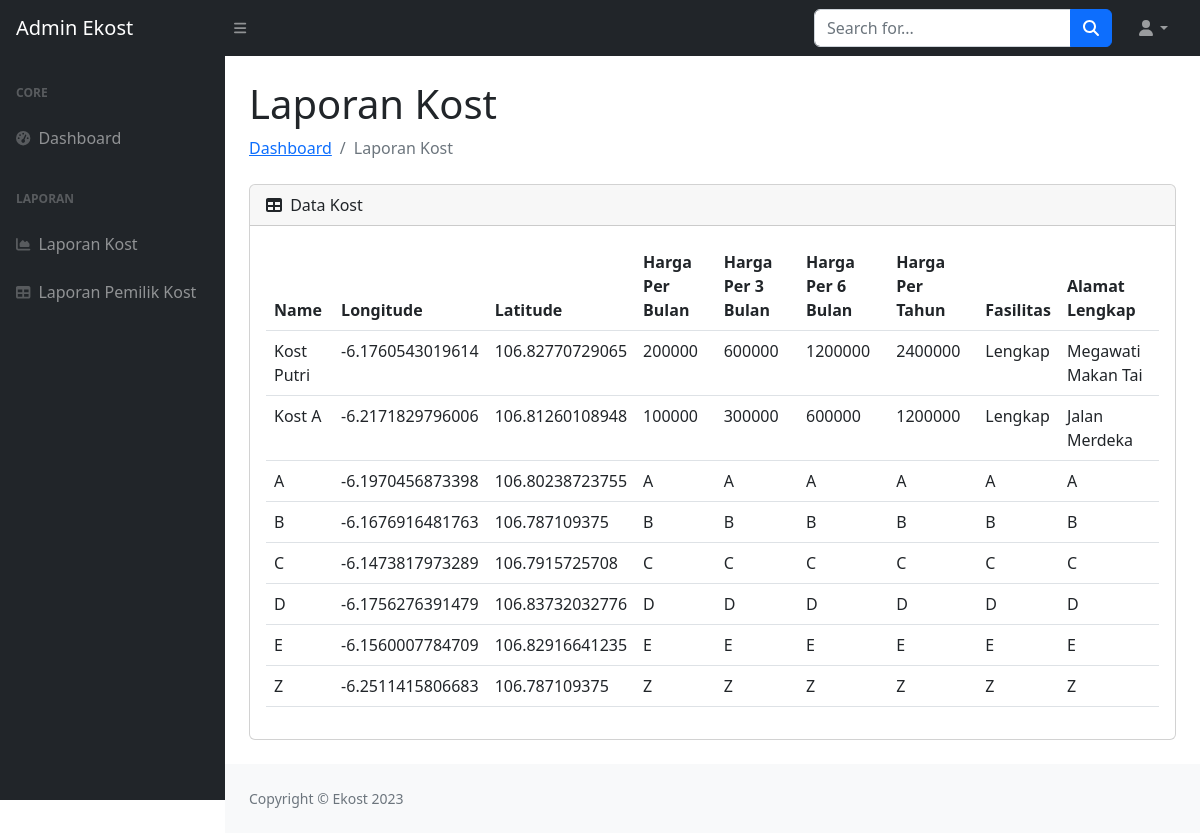
Page /admin/laporankost.php on the committed database.
### tables this page shows
CREATE TABLE `tb_location` (
  `id_location` int(10) NOT NULL,
  `id_pemilik` int(10) NOT NULL,
  `name` varchar(255) NOT NULL,
  `long_location` varchar(255) NOT NULL,
  `lat_location` varchar(255) NOT NULL,
  `harga_perbulan` varchar(255) NOT NULL,
  `harga_per3bulan` varchar(255) NOT NULL,
  `harga_per6bulan` varchar(255) NOT NULL,
  `harga_pertahun` varchar(255) NOT NULL,
  `fasilitas` text NOT NULL,
  `alamat_lengkap` text NOT NULL,
  `foto` text NOT NULL
);

### admin/laporankost.php (the view, shortened to what this page needs)
<?php
$servername = "localhost";
$username = "root";
$password = "";
$dbname = "db_ekost";
$conn = new mysqli($servername, $username, $password, $dbname);
$sql = "SELECT * FROM tb_location";
$result = $conn->query($sql);
?>
<!DOCTYPE html>
<html lang="en">
    <head>
        <link href="https://cdn.jsdelivr.net/npm/simple-datatables@7.1.2/dist/style.min.css" rel="stylesheet" />
        <link href="css/styles.css" rel="stylesheet" />
    </head>
    <body class="sb-nav-fixed">
        <nav class="sb-topnav navbar navbar-expand navbar-dark bg-dark">
            <a class="navbar-brand ps-3" href="index.php">Admin Ekost</a>
            <button class="btn btn-link btn-sm order-1 order-lg-0 me-4 me-lg-0" id="sidebarToggle" href="#!"><i class="fas fa-bars"></i></button>
            <form class="d-none d-md-inline-block form-inline ms-auto me-0 me-md-3 my-2 my-md-0">
                <div class="input-group">
                    <input class="form-control" type="text" placeholder="Search for..." aria-label="Search for..." aria-describedby="btnNavbarSearch" />
                    <button class="btn btn-primary" id="btnNavbarSearch" type="button"><i class="fas fa-search"></i></button>
                </div>
            </form>
            <ul class="navbar-nav ms-auto ms-md-0 me-3 me-lg-4">
                <li class="nav-item dropdown">
                    <a class="nav-link dropdown-toggle" id="navbarDropdown" href="#" role="button" data-bs-toggle="dropdown" aria-expanded="false"><i class="fas fa-user fa-fw"></i></a>
                </li>
            </ul>
        </nav>
        <div id="layoutSidenav">
            <div id="layoutSidenav_nav">
                <nav class="sb-sidenav accordion sb-sidenav-dark" id="sidenavAccordion">
                    <div class="sb-sidenav-menu">
                        <div class="nav">
                            <div class="sb-sidenav-menu-heading">Core</div>
                            <a class="nav-link" href="index.html">
                                <div class="sb-nav-link-icon"><i class="fas fa-tachometer-alt"></i></div>
                                Dashboard
                            </a>
                            <div class="sb-sidenav-menu-heading">Laporan</div>
                            <a class="nav-link" href="laporankost.php">
                                <div class="sb-nav-link-icon"><i class="fas fa-chart-area"></i></div>
                                Laporan Kost
                            </a>
                            <a class="nav-link" href="laporanpemilikkost.php">
                                <div class="sb-nav-link-icon"><i class="fas fa-table"></i></div>
                                Laporan Pemilik Kost
                            </a>
                        </div>
                    </div>
                </nav>
            </div>
            <div id="layoutSidenav_content">
                <main>
                <div class="container-fluid px-4">
                    <h1 class="mt-4">Laporan Kost</h1>
                    <ol class="breadcrumb mb-4">
                        <li class="breadcrumb-item"><a href="index.html">Dashboard</a></li>
                        <li class="breadcrumb-item active">Laporan Kost</li>
                    </ol>
                    <div class="card mb-4">
                        <div class="card-header">
                            <i class="fas fa-table me-1"></i>
                            Data Kost
                        </div>
                        <div class="card-body">
                            <table id="datatablesSimple" class="table">
                                <thead>
                                    <tr>
                                        <th>Name</th>
                                        <th>Longitude</th>
                                        <th>Latitude</th>
                                        <th>Harga Per Bulan</th>
                                        <th>Harga Per 3 Bulan</th>
                                        <th>Harga Per 6 Bulan</th>
                                        <th>Harga Per Tahun</th>
                                        <th>Fasilitas</th>
                                        <th>Alamat Lengkap</th>
                                    </tr>
                                </thead>
                                <tbody>
                                    <?php
                                    if ($result->num_rows > 0) {
                                        while ($row = $result->fetch_assoc()) {
                                            echo "<tr>
                                                    <td>{$row['name']}</td>
                                                    <td>{$row['long_location']}</td>
                                                    <td>{$row['lat_location']}</td>
                                                    <td>{$row['harga_perbulan']}</td>
                                                    <td>{$row['harga_per3bulan']}</td>
                                                    <td>{$row['harga_per6bulan']}</td>
                                                    <td>{$row['harga_pertahun']}</td>
                                                    <td>{$row['fasilitas']}</td>
                                                    <td>{$row['alamat_lengkap']}</td>
                                                </tr>";
                                        }
                                    } else {
                                        echo "<tr><td colspan='11'>No data available</td></tr>";
                                    }
                                    ?>
                                </tbody>
                            </table>
                        </div>
                    </div>
                </div>
                </main>
                <footer class="py-4 bg-light mt-auto">
                    <div class="container-fluid px-4">
                        <div class="d-flex align-items-center justify-content-between small">
                            <div class="text-muted">Copyright &copy; Ekost 2023</div>
                        </div>
                    </div>
                </footer>
            </div>
        </div>
    </body>
</html>

### rows in the picture
tb_location: name "Kost Putri", long_location "-6.1760543019614", lat_location "106.82770729065", harga_perbulan "200000", harga_per3bulan "600000", harga_per6bulan "1200000", harga_pertahun "2400000", fasilitas "Lengkap", alamat_lengkap "Megawati Makan Tai"
tb_location: name "Kost A", long_location "-6.2171829796006", lat_location "106.81260108948", harga_perbulan "100000", harga_per3bulan "300000", harga_per6bulan "600000", harga_pertahun "1200000", fasilitas "Lengkap", alamat_lengkap "Jalan Merdeka"
tb_location: name "A", long_location "-6.1970456873398", lat_location "106.80238723755", harga_perbulan "A", harga_per3bulan "A", harga_per6bulan "A", harga_pertahun "A", fasilitas "A", alamat_lengkap "A"
tb_location: name "B", long_location "-6.1676916481763", lat_location "106.787109375", harga_perbulan "B", harga_per3bulan "B", harga_per6bulan "B", harga_pertahun "B", fasilitas "B", alamat_lengkap "B"
tb_location: name "C", long_location "-6.1473817973289", lat_location "106.7915725708", harga_perbulan "C", harga_per3bulan "C", harga_per6bulan "C", harga_pertahun "C", fasilitas "C", alamat_lengkap "C"
tb_location: name "D", long_location "-6.1756276391479", lat_location "106.83732032776", harga_perbulan "D", harga_per3bulan "D", harga_per6bulan "D", harga_pertahun "D", fasilitas "D", alamat_lengkap "D"
tb_location: name "E", long_location "-6.1560007784709", lat_location "106.82916641235", harga_perbulan "E", harga_per3bulan "E", harga_per6bulan "E", harga_pertahun "E", fasilitas "E", alamat_lengkap "E"
tb_location: name "Z", long_location "-6.2511415806683", lat_location "106.787109375", harga_perbulan "Z", harga_per3bulan "Z", harga_per6bulan "Z", harga_pertahun "Z", fasilitas "Z", alamat_lengkap "Z"
